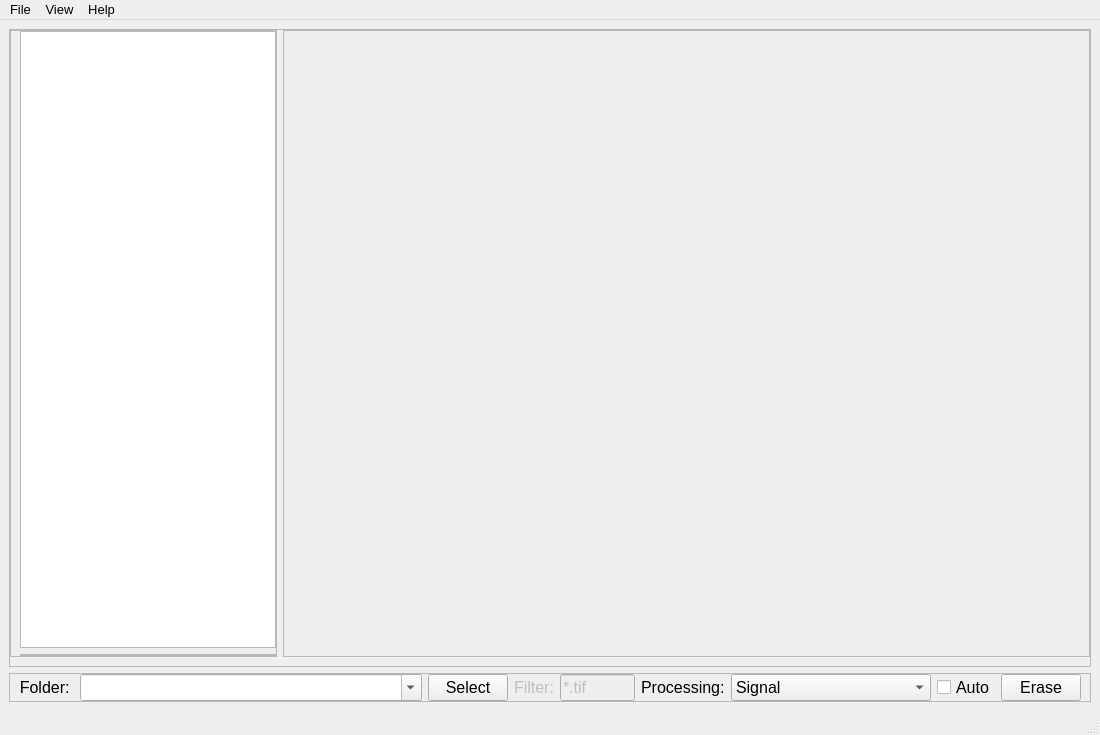
<?xml version="1.0" encoding="UTF-8"?>
<ui version="4.0">
 <class>MainWindow</class>
 <widget class="QMainWindow" name="MainWindow">
  <property name="geometry">
   <rect>
    <x>0</x>
    <y>0</y>
    <width>1100</width>
    <height>735</height>
   </rect>
  </property>
  <property name="sizePolicy">
   <sizepolicy hsizetype="Minimum" vsizetype="Minimum">
    <horstretch>0</horstretch>
    <verstretch>0</verstretch>
   </sizepolicy>
  </property>
  <property name="minimumSize">
   <size>
    <width>1100</width>
    <height>640</height>
   </size>
  </property>
  <property name="font">
   <font>
    <pointsize>12</pointsize>
   </font>
  </property>
  <property name="windowTitle">
   <string>Emittance Plot Processing</string>
  </property>
  <widget class="QWidget" name="centralwidget">
   <layout class="QVBoxLayout" name="verticalLayout_11">
    <property name="sizeConstraint">
     <enum>QLayout::SetMinimumSize</enum>
    </property>
    <item>
     <widget class="QFrame" name="frame">
      <property name="frameShape">
       <enum>QFrame::StyledPanel</enum>
      </property>
      <property name="frameShadow">
       <enum>QFrame::Raised</enum>
      </property>
      <layout class="QHBoxLayout" name="horizontalLayout">
       <property name="leftMargin">
        <number>0</number>
       </property>
       <property name="topMargin">
        <number>0</number>
       </property>
       <property name="rightMargin">
        <number>0</number>
       </property>
       <item>
        <widget class="QFrame" name="frame_5">
         <property name="frameShape">
          <enum>QFrame::StyledPanel</enum>
         </property>
         <property name="frameShadow">
          <enum>QFrame::Raised</enum>
         </property>
         <layout class="QVBoxLayout" name="verticalLayout">
          <property name="leftMargin">
           <number>9</number>
          </property>
          <property name="topMargin">
           <number>0</number>
          </property>
          <property name="rightMargin">
           <number>0</number>
          </property>
          <property name="bottomMargin">
           <number>0</number>
          </property>
          <item>
           <widget class="QListWidget" name="listWidget">
            <property name="sizePolicy">
             <sizepolicy hsizetype="Expanding" vsizetype="Expanding">
              <horstretch>1</horstretch>
              <verstretch>0</verstretch>
             </sizepolicy>
            </property>
            <property name="font">
             <font>
              <pointsize>14</pointsize>
             </font>
            </property>
            <property name="alternatingRowColors">
             <bool>true</bool>
            </property>
            <property name="selectionMode">
             <enum>QAbstractItemView::SingleSelection</enum>
            </property>
           </widget>
          </item>
          <item>
           <widget class="QFrame" name="frame_6">
            <property name="frameShape">
             <enum>QFrame::StyledPanel</enum>
            </property>
            <property name="frameShadow">
             <enum>QFrame::Raised</enum>
            </property>
            <layout class="QHBoxLayout" name="horizontalLayout_4">
             <property name="leftMargin">
              <number>0</number>
             </property>
             <property name="topMargin">
              <number>0</number>
             </property>
             <property name="rightMargin">
              <number>0</number>
             </property>
             <property name="bottomMargin">
              <number>0</number>
             </property>
            </layout>
           </widget>
          </item>
         </layout>
        </widget>
       </item>
       <item>
        <widget class="QFrame" name="frame_3">
         <property name="sizePolicy">
          <sizepolicy hsizetype="Preferred" vsizetype="Preferred">
           <horstretch>3</horstretch>
           <verstretch>0</verstretch>
          </sizepolicy>
         </property>
         <property name="frameShape">
          <enum>QFrame::StyledPanel</enum>
         </property>
         <property name="frameShadow">
          <enum>QFrame::Raised</enum>
         </property>
         <layout class="QVBoxLayout" name="verticalLayout_2">
          <property name="leftMargin">
           <number>0</number>
          </property>
          <property name="topMargin">
           <number>0</number>
          </property>
          <property name="rightMargin">
           <number>0</number>
          </property>
          <property name="bottomMargin">
           <number>0</number>
          </property>
         </layout>
        </widget>
       </item>
      </layout>
     </widget>
    </item>
    <item>
     <widget class="QFrame" name="frame_2">
      <property name="frameShape">
       <enum>QFrame::StyledPanel</enum>
      </property>
      <property name="frameShadow">
       <enum>QFrame::Raised</enum>
      </property>
      <layout class="QHBoxLayout" name="horizontalLayout_3">
       <property name="leftMargin">
        <number>9</number>
       </property>
       <property name="topMargin">
        <number>0</number>
       </property>
       <property name="rightMargin">
        <number>9</number>
       </property>
       <property name="bottomMargin">
        <number>0</number>
       </property>
       <item>
        <widget class="QFrame" name="frame_4">
         <property name="sizePolicy">
          <sizepolicy hsizetype="Expanding" vsizetype="Fixed">
           <horstretch>0</horstretch>
           <verstretch>0</verstretch>
          </sizepolicy>
         </property>
         <layout class="QHBoxLayout" name="horizontalLayout_2" stretch="0,0,0">
          <property name="spacing">
           <number>6</number>
          </property>
          <property name="sizeConstraint">
           <enum>QLayout::SetDefaultConstraint</enum>
          </property>
          <property name="leftMargin">
           <number>0</number>
          </property>
          <property name="topMargin">
           <number>0</number>
          </property>
          <property name="rightMargin">
           <number>0</number>
          </property>
          <property name="bottomMargin">
           <number>0</number>
          </property>
          <item>
           <widget class="QLabel" name="label_3">
            <property name="sizePolicy">
             <sizepolicy hsizetype="Preferred" vsizetype="Preferred">
              <horstretch>0</horstretch>
              <verstretch>0</verstretch>
             </sizepolicy>
            </property>
            <property name="minimumSize">
             <size>
              <width>0</width>
              <height>0</height>
             </size>
            </property>
            <property name="font">
             <font>
              <pointsize>12</pointsize>
             </font>
            </property>
            <property name="text">
             <string>Folder: </string>
            </property>
            <property name="alignment">
             <set>Qt::AlignRight|Qt::AlignTrailing|Qt::AlignVCenter</set>
            </property>
           </widget>
          </item>
          <item>
           <widget class="QComboBox" name="comboBox_2">
            <property name="sizePolicy">
             <sizepolicy hsizetype="Expanding" vsizetype="Preferred">
              <horstretch>0</horstretch>
              <verstretch>0</verstretch>
             </sizepolicy>
            </property>
            <property name="minimumSize">
             <size>
              <width>200</width>
              <height>0</height>
             </size>
            </property>
            <property name="editable">
             <bool>true</bool>
            </property>
           </widget>
          </item>
          <item>
           <widget class="QPushButton" name="pushButton_2">
            <property name="sizePolicy">
             <sizepolicy hsizetype="Fixed" vsizetype="Preferred">
              <horstretch>0</horstretch>
              <verstretch>0</verstretch>
             </sizepolicy>
            </property>
            <property name="font">
             <font>
              <pointsize>12</pointsize>
             </font>
            </property>
            <property name="text">
             <string>Select</string>
            </property>
           </widget>
          </item>
         </layout>
        </widget>
       </item>
       <item>
        <widget class="QLabel" name="label">
         <property name="enabled">
          <bool>false</bool>
         </property>
         <property name="sizePolicy">
          <sizepolicy hsizetype="Fixed" vsizetype="Preferred">
           <horstretch>0</horstretch>
           <verstretch>0</verstretch>
          </sizepolicy>
         </property>
         <property name="text">
          <string>Filter:</string>
         </property>
        </widget>
       </item>
       <item>
        <widget class="QLineEdit" name="lineEdit">
         <property name="enabled">
          <bool>false</bool>
         </property>
         <property name="sizePolicy">
          <sizepolicy hsizetype="Maximum" vsizetype="Preferred">
           <horstretch>0</horstretch>
           <verstretch>0</verstretch>
          </sizepolicy>
         </property>
         <property name="minimumSize">
          <size>
           <width>75</width>
           <height>0</height>
          </size>
         </property>
         <property name="maximumSize">
          <size>
           <width>75</width>
           <height>16777215</height>
          </size>
         </property>
         <property name="baseSize">
          <size>
           <width>75</width>
           <height>0</height>
          </size>
         </property>
         <property name="text">
          <string>*.tif</string>
         </property>
         <property name="cursorPosition">
          <number>5</number>
         </property>
        </widget>
       </item>
       <item>
        <widget class="QLabel" name="label_2">
         <property name="sizePolicy">
          <sizepolicy hsizetype="Fixed" vsizetype="Preferred">
           <horstretch>0</horstretch>
           <verstretch>0</verstretch>
          </sizepolicy>
         </property>
         <property name="text">
          <string>Processing:</string>
         </property>
        </widget>
       </item>
       <item>
        <widget class="QComboBox" name="comboBox">
         <property name="sizePolicy">
          <sizepolicy hsizetype="Minimum" vsizetype="Fixed">
           <horstretch>0</horstretch>
           <verstretch>0</verstretch>
          </sizepolicy>
         </property>
         <property name="minimumSize">
          <size>
           <width>200</width>
           <height>0</height>
          </size>
         </property>
         <item>
          <property name="text">
           <string>Signal</string>
          </property>
         </item>
         <item>
          <property name="text">
           <string>Spectrum</string>
          </property>
         </item>
         <item>
          <property name="text">
           <string>Cumulative</string>
          </property>
         </item>
        </widget>
       </item>
       <item>
        <widget class="QCheckBox" name="checkBox">
         <property name="text">
          <string>Auto</string>
         </property>
        </widget>
       </item>
       <item>
        <widget class="QPushButton" name="pushButton">
         <property name="text">
          <string>Erase</string>
         </property>
        </widget>
       </item>
      </layout>
     </widget>
    </item>
   </layout>
  </widget>
  <widget class="QMenuBar" name="menubar">
   <property name="geometry">
    <rect>
     <x>0</x>
     <y>0</y>
     <width>1100</width>
     <height>23</height>
    </rect>
   </property>
   <property name="font">
    <font>
     <pointsize>10</pointsize>
    </font>
   </property>
   <widget class="QMenu" name="menuFile">
    <property name="sizePolicy">
     <sizepolicy hsizetype="Preferred" vsizetype="Preferred">
      <horstretch>0</horstretch>
      <verstretch>0</verstretch>
     </sizepolicy>
    </property>
    <property name="font">
     <font>
      <pointsize>10</pointsize>
     </font>
    </property>
    <property name="title">
     <string>File</string>
    </property>
    <addaction name="actionOpen"/>
    <addaction name="actionQuit"/>
   </widget>
   <widget class="QMenu" name="menuView">
    <property name="title">
     <string>View</string>
    </property>
   </widget>
   <widget class="QMenu" name="menuHelp">
    <property name="title">
     <string>Help</string>
    </property>
    <addaction name="actionAbout"/>
   </widget>
   <addaction name="menuFile"/>
   <addaction name="menuView"/>
   <addaction name="menuHelp"/>
  </widget>
  <widget class="QStatusBar" name="statusbar">
   <property name="sizePolicy">
    <sizepolicy hsizetype="Expanding" vsizetype="Preferred">
     <horstretch>0</horstretch>
     <verstretch>0</verstretch>
    </sizepolicy>
   </property>
  </widget>
  <action name="actionOpen">
   <property name="text">
    <string>Open</string>
   </property>
   <property name="font">
    <font>
     <family>Tahoma</family>
     <pointsize>10</pointsize>
    </font>
   </property>
  </action>
  <action name="actionQuit">
   <property name="text">
    <string>Quit</string>
   </property>
  </action>
  <action name="actionPlot">
   <property name="checkable">
    <bool>true</bool>
   </property>
   <property name="checked">
    <bool>true</bool>
   </property>
   <property name="text">
    <string>Plot</string>
   </property>
  </action>
  <action name="actionLog">
   <property name="checkable">
    <bool>true</bool>
   </property>
   <property name="text">
    <string>Log</string>
   </property>
  </action>
  <action name="actionParameters">
   <property name="checkable">
    <bool>true</bool>
   </property>
   <property name="text">
    <string>Parameters</string>
   </property>
  </action>
  <action name="actionAbout">
   <property name="text">
    <string>About</string>
   </property>
  </action>
 </widget>
 <resources/>
 <connections/>
</ui>
